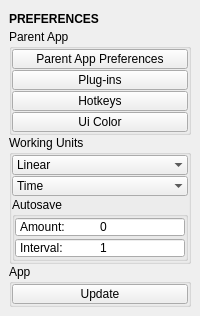
<?xml version="1.0" encoding="UTF-8"?>
<ui version="4.0">
 <class>QtUi</class>
 <widget class="QMainWindow" name="QtUi">
  <property name="enabled">
   <bool>true</bool>
  </property>
  <property name="geometry">
   <rect>
    <x>0</x>
    <y>0</y>
    <width>200</width>
    <height>307</height>
   </rect>
  </property>
  <property name="windowTitle">
   <string/>
  </property>
  <property name="tabShape">
   <enum>QTabWidget::Triangular</enum>
  </property>
  <property name="dockNestingEnabled">
   <bool>true</bool>
  </property>
  <property name="dockOptions">
   <set>QMainWindow::AllowNestedDocks|QMainWindow::AllowTabbedDocks|QMainWindow::AnimatedDocks|QMainWindow::ForceTabbedDocks</set>
  </property>
  <widget class="QWidget" name="central_widget">
   <property name="minimumSize">
    <size>
     <width>200</width>
     <height>0</height>
    </size>
   </property>
   <layout class="QVBoxLayout" name="verticalLayout_2">
    <item>
     <layout class="QVBoxLayout" name="verticalLayout">
      <property name="spacing">
       <number>0</number>
      </property>
      <item>
       <widget class="Header" name="header">
        <property name="minimumSize">
         <size>
          <width>0</width>
          <height>20</height>
         </size>
        </property>
        <property name="font">
         <font>
          <weight>75</weight>
          <bold>true</bold>
         </font>
        </property>
        <property name="text">
         <string>PREFERENCES</string>
        </property>
       </widget>
      </item>
      <item>
       <widget class="QGroupBox" name="parent_app">
        <property name="title">
         <string>Parent App</string>
        </property>
        <layout class="QVBoxLayout" name="verticalLayout_3">
         <property name="spacing">
          <number>1</number>
         </property>
         <property name="leftMargin">
          <number>0</number>
         </property>
         <property name="topMargin">
          <number>0</number>
         </property>
         <property name="rightMargin">
          <number>0</number>
         </property>
         <property name="bottomMargin">
          <number>0</number>
         </property>
         <item>
          <widget class="QPushButton" name="b010">
           <property name="minimumSize">
            <size>
             <width>0</width>
             <height>20</height>
            </size>
           </property>
           <property name="maximumSize">
            <size>
             <width>16777215</width>
             <height>20</height>
            </size>
           </property>
           <property name="text">
            <string>Parent App Preferences</string>
           </property>
          </widget>
         </item>
         <item>
          <widget class="QPushButton" name="b009">
           <property name="minimumSize">
            <size>
             <width>0</width>
             <height>20</height>
            </size>
           </property>
           <property name="maximumSize">
            <size>
             <width>16777215</width>
             <height>20</height>
            </size>
           </property>
           <property name="text">
            <string>Plug-ins</string>
           </property>
          </widget>
         </item>
         <item>
          <widget class="QPushButton" name="b008">
           <property name="minimumSize">
            <size>
             <width>0</width>
             <height>20</height>
            </size>
           </property>
           <property name="maximumSize">
            <size>
             <width>16777215</width>
             <height>20</height>
            </size>
           </property>
           <property name="toolTip">
            <string>Platonic solids</string>
           </property>
           <property name="text">
            <string>Hotkeys</string>
           </property>
          </widget>
         </item>
         <item>
          <widget class="QPushButton" name="b001">
           <property name="minimumSize">
            <size>
             <width>0</width>
             <height>20</height>
            </size>
           </property>
           <property name="maximumSize">
            <size>
             <width>16777215</width>
             <height>20</height>
            </size>
           </property>
           <property name="toolTip">
            <string>Open color settings editor</string>
           </property>
           <property name="text">
            <string>Ui Color</string>
           </property>
          </widget>
         </item>
        </layout>
       </widget>
      </item>
      <item>
       <widget class="QGroupBox" name="units">
        <property name="title">
         <string>Working Units</string>
        </property>
        <layout class="QVBoxLayout" name="verticalLayout_4">
         <property name="spacing">
          <number>1</number>
         </property>
         <property name="leftMargin">
          <number>0</number>
         </property>
         <property name="topMargin">
          <number>0</number>
         </property>
         <property name="rightMargin">
          <number>0</number>
         </property>
         <property name="bottomMargin">
          <number>0</number>
         </property>
         <item>
          <widget class="ComboBox" name="cmb001">
           <property name="minimumSize">
            <size>
             <width>0</width>
             <height>20</height>
            </size>
           </property>
           <property name="maximumSize">
            <size>
             <width>16777215</width>
             <height>20</height>
            </size>
           </property>
           <property name="toolTip">
            <string>Set working units: Linear</string>
           </property>
           <property name="maxCount">
            <number>999</number>
           </property>
           <property name="sizeAdjustPolicy">
            <enum>QComboBox::AdjustToContents</enum>
           </property>
           <property name="frame">
            <bool>false</bool>
           </property>
           <item>
            <property name="text">
             <string>Linear</string>
            </property>
           </item>
          </widget>
         </item>
         <item>
          <widget class="ComboBox" name="cmb002">
           <property name="minimumSize">
            <size>
             <width>0</width>
             <height>20</height>
            </size>
           </property>
           <property name="maximumSize">
            <size>
             <width>16777215</width>
             <height>20</height>
            </size>
           </property>
           <property name="toolTip">
            <string>Set working units: Time</string>
           </property>
           <property name="maxCount">
            <number>999</number>
           </property>
           <property name="sizeAdjustPolicy">
            <enum>QComboBox::AdjustToContents</enum>
           </property>
           <property name="frame">
            <bool>false</bool>
           </property>
           <item>
            <property name="text">
             <string>Time</string>
            </property>
           </item>
          </widget>
         </item>
         <item>
          <widget class="QGroupBox" name="autosave">
           <property name="title">
            <string>Autosave</string>
           </property>
           <layout class="QVBoxLayout" name="verticalLayout_6">
            <property name="spacing">
             <number>1</number>
            </property>
            <property name="leftMargin">
             <number>0</number>
            </property>
            <property name="topMargin">
             <number>0</number>
            </property>
            <property name="rightMargin">
             <number>0</number>
            </property>
            <property name="bottomMargin">
             <number>0</number>
            </property>
            <item>
             <widget class="QSpinBox" name="s000">
              <property name="minimumSize">
               <size>
                <width>0</width>
                <height>20</height>
               </size>
              </property>
              <property name="maximumSize">
               <size>
                <width>16777215</width>
                <height>20</height>
               </size>
              </property>
              <property name="toolTip">
               <string>&lt;html&gt;&lt;head/&gt;&lt;body&gt;&lt;p&gt;The number of autosave files to retain.&lt;/p&gt;&lt;p&gt;An amount of 0 will deactivate autosave.&lt;/p&gt;&lt;/body&gt;&lt;/html&gt;</string>
              </property>
              <property name="buttonSymbols">
               <enum>QAbstractSpinBox::NoButtons</enum>
              </property>
              <property name="prefix">
               <string>Amount:	</string>
              </property>
              <property name="minimum">
               <number>0</number>
              </property>
              <property name="maximum">
               <number>100</number>
              </property>
             </widget>
            </item>
            <item>
             <widget class="QSpinBox" name="s001">
              <property name="minimumSize">
               <size>
                <width>0</width>
                <height>20</height>
               </size>
              </property>
              <property name="maximumSize">
               <size>
                <width>16777215</width>
                <height>20</height>
               </size>
              </property>
              <property name="toolTip">
               <string>The autosave interval in minutes.</string>
              </property>
              <property name="buttonSymbols">
               <enum>QAbstractSpinBox::NoButtons</enum>
              </property>
              <property name="prefix">
               <string>Interval:	</string>
              </property>
              <property name="minimum">
               <number>1</number>
              </property>
              <property name="maximum">
               <number>60</number>
              </property>
             </widget>
            </item>
           </layout>
          </widget>
         </item>
        </layout>
       </widget>
      </item>
      <item>
       <widget class="QGroupBox" name="app">
        <property name="title">
         <string>App</string>
        </property>
        <layout class="QVBoxLayout" name="verticalLayout_5">
         <property name="spacing">
          <number>1</number>
         </property>
         <property name="leftMargin">
          <number>0</number>
         </property>
         <property name="topMargin">
          <number>0</number>
         </property>
         <property name="rightMargin">
          <number>0</number>
         </property>
         <property name="bottomMargin">
          <number>0</number>
         </property>
         <item>
          <widget class="QPushButton" name="b000">
           <property name="minimumSize">
            <size>
             <width>0</width>
             <height>20</height>
            </size>
           </property>
           <property name="maximumSize">
            <size>
             <width>16777215</width>
             <height>20</height>
            </size>
           </property>
           <property name="toolTip">
            <string>Updates this app to the latest version.</string>
           </property>
           <property name="text">
            <string>Update</string>
           </property>
          </widget>
         </item>
        </layout>
       </widget>
      </item>
      <item>
       <spacer name="verticalSpacer_2">
        <property name="orientation">
         <enum>Qt::Vertical</enum>
        </property>
        <property name="sizeHint" stdset="0">
         <size>
          <width>0</width>
          <height>10</height>
         </size>
        </property>
       </spacer>
      </item>
     </layout>
    </item>
   </layout>
  </widget>
 </widget>
 <customwidgets>
  <customwidget>
   <class>Header</class>
   <extends>QLabel</extends>
   <header>uitk.widgets.header.Header.h</header>
  </customwidget>
  <customwidget>
   <class>ComboBox</class>
   <extends>QComboBox</extends>
   <header>uitk.widgets.comboBox.ComboBox.h</header>
  </customwidget>
 </customwidgets>
 <resources/>
 <connections/>
 <designerdata>
  <property name="gridDeltaX">
   <number>5</number>
  </property>
  <property name="gridDeltaY">
   <number>5</number>
  </property>
  <property name="gridSnapX">
   <bool>true</bool>
  </property>
  <property name="gridSnapY">
   <bool>true</bool>
  </property>
  <property name="gridVisible">
   <bool>true</bool>
  </property>
 </designerdata>
</ui>
